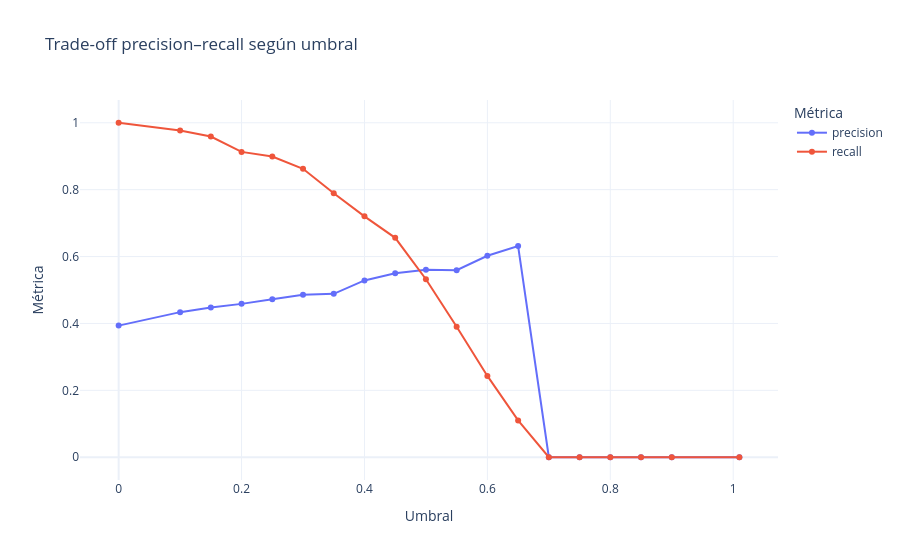

Notebook code cell kept with this figure:
### Markdown cell above
### Qué hace esta celda: Precisión y cobertura de la política

Compara precisión y recall de las políticas en validación. Contactar a todos cubre todos los churn observados, pero también incluye clientes que volverían a comprar. Recall del 100 % no significa retención del 100 % ni una campaña perfectamente eficaz.

### Code cell
fig = px.line(
    economic,
    x="threshold",
    y=["precision","recall"],
    markers=True,
    title="Trade-off precision–recall según umbral",
    labels={"threshold":"Umbral","value":"Métrica","variable":"Métrica"}
)
fig.show()

### Figure 1 — Plotly figure (JSON) as saved in the notebook; plotly's stock layout.template omitted (floating-point values rounded to 4 significant figures)
{"data": [{"hovertemplate": "Métrica=%{y}<br>Umbral=%{x}<extra></extra>", "legendgroup": "precision", "line": {"color": "#636efa", "dash": "solid"}, "marker": {"symbol": "circle"}, "mode": "lines+markers", "name": "precision", "orientation": "v", "showlegend": true, "type": "scatter", "x": [0.0, 0.1, 0.15, 0.2, 0.25, 0.3, 0.35, 0.4, 0.45, 0.5, 0.55, 0.6, 0.65, 0.7, 0.75, 0.8, 0.85, 0.9, 1.01], "xaxis": "x", "y": [0.3935, 0.4338, 0.4475, 0.4585, 0.4723, 0.4858, 0.4886, 0.5286, 0.55, 0.5604, 0.5592, 0.6023, 0.6316, 0.0, 0.0, 0.0, 0.0, 0.0, 0.0], "yaxis": "y"}, {"hovertemplate": "Métrica=%{y}<br>Umbral=%{x}<extra></extra>", "legendgroup": "recall", "line": {"color": "#EF553B", "dash": "solid"}, "marker": {"symbol": "circle"}, "mode": "lines+markers", "name": "recall", "orientation": "v", "showlegend": true, "type": "scatter", "x": [0.0, 0.1, 0.15, 0.2, 0.25, 0.3, 0.35, 0.4, 0.45, 0.5, 0.55, 0.6, 0.65, 0.7, 0.75, 0.8, 0.85, 0.9, 1.01], "xaxis": "x", "y": [1.0, 0.9771, 0.9587, 0.9128, 0.8991, 0.8624, 0.789, 0.7202, 0.656, 0.5321, 0.3899, 0.2431, 0.1101, 0.0, 0.0, 0.0, 0.0, 0.0, 0.0], "yaxis": "y"}], "layout": {"legend": {"title": {"text": "Métrica"}, "tracegroupgap": 0}, "title": {"text": "Trade-off precision–recall según umbral"}, "xaxis": {"anchor": "y", "domain": [0.0, 1.0], "title": {"text": "Umbral"}}, "yaxis": {"anchor": "x", "domain": [0.0, 1.0], "title": {"text": "Métrica"}}}}
